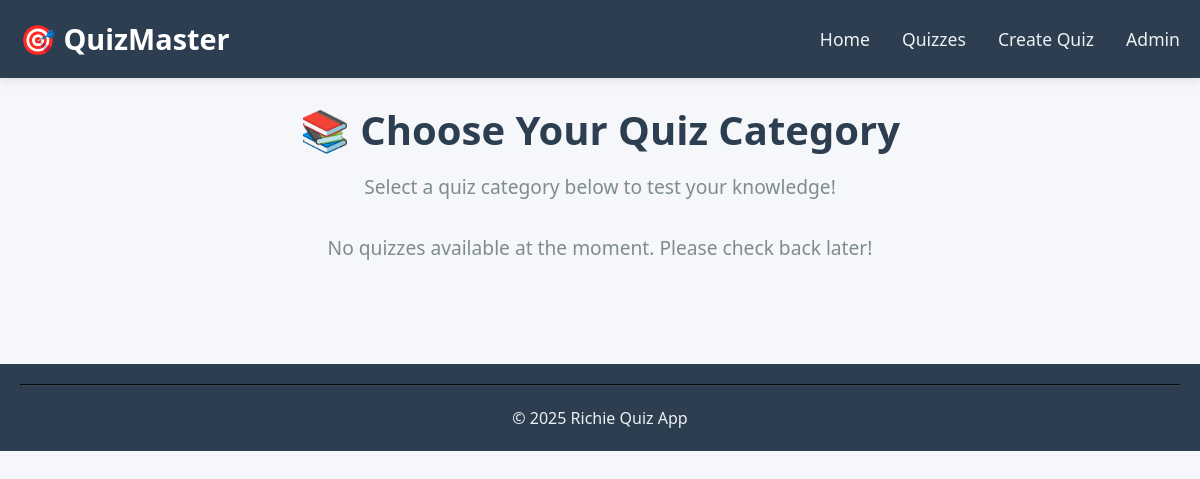
/start-quiz/, run on an earlier commit of the app's database.
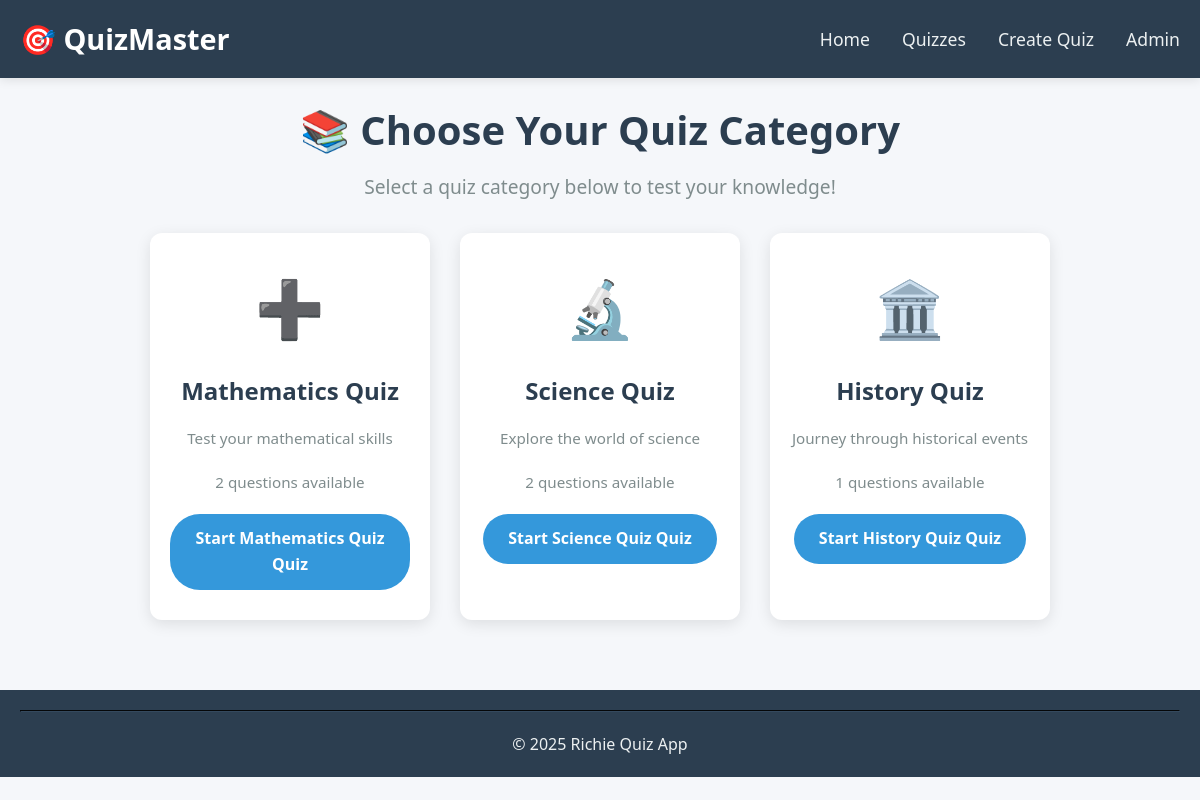
And on a later commit of the database.
### quiz/models.py (models this page shows, shortened)
class Quiz(models.Model):
    QUIZ_TYPES = [
        ('MATH', 'Math'),
        ('SCI', 'Science'),
        ('HIST', 'History'),
        ('TECH', 'Technology'),
    ]
    name = models.CharField(max_length=100)
    description = models.TextField(blank=True)
    quiz_type = models.CharField(
        max_length=10,
        choices=QUIZ_TYPES,
        default='MATH'
    )
    slug = models.SlugField(unique=True, blank=True)
    created_at = models.DateTimeField(auto_now_add=True)
    updated_at = models.DateTimeField(auto_now=True)

### quiz/views.py (the view)
# urls.py: path('start-quiz/', views.start_quiz, name='start-quiz'),
def start_quiz(request):
    quizzes = Quiz.objects.all()
    quiz_data = []
    for quiz in quizzes:
        count = quiz.questions.count()
        if count > 0:  # Only show quizzes that have questions
            quiz_data.append({
                'id': quiz.id,
                'name': quiz.name,
                'description': quiz.description,
                'quiz_type': quiz.quiz_type,
                'slug': quiz.slug,
                'count': count
            })
    return render(request, 'quiz/start-quiz.html', {'quiz_data': quiz_data})

### quiz/templates/quiz/start-quiz.html (shortened to what this page needs)
{% extends 'base.html' %}
{% load static %}
{% block content %}
<div class="quiz-selection-container">
  <h1>📚 Choose Your Quiz Category</h1>
  <p>Select a quiz category below to test your knowledge!</p>
  <div class="quiz-thumbnails">
    {% for quiz in quiz_data %}
    <div class="quiz-thumbnail">
      <div class="quiz-icon">
        {% if quiz.quiz_type == 'MATH' %}
        ➕
        {% elif quiz.quiz_type == 'SCI' %}
        🔬
        {% elif quiz.quiz_type == 'HIST' %}
        🏛️
        {% endif %}
      </div>
      <h3>{{ quiz.name }}</h3>
      <p>{{ quiz.description }}</p>
      <p>{{ quiz.count }} questions available</p>
      <a href="{% url 'quiz:quiz-detail' quiz.slug %}" class="btn-quiz-select">Start {{ quiz.name }} Quiz</a>
    </div>
    {% empty %}
    <p>No quizzes available at the moment. Please check back later!</p>
    {% endfor %}
  </div>
</div>
{% endblock %}

### templates/base.html (shortened to what this page needs)
{% load static %}
<!DOCTYPE html>
<html lang="en">
<head>
    <link rel="stylesheet" href="{% static 'css/style.css' %}">
</head>
<body>
    <header>
        <nav class="navbar">
            <div class="nav-container">
                <div class="nav-logo">
                    <a href="{% url 'quiz:home' %}">🎯 QuizMaster</a>
                </div>
                <ul class="nav-menu">
                    <li class="nav-item">
                        <a href="{% url 'quiz:home' %}" class="nav-link">Home</a>
                    </li>
                    <li class="nav-item">
                        <a href="{% url 'quiz:start-quiz' %}" class="nav-link">Quizzes</a>
                    </li>
                    <li class="nav-item">
                        <a href="{% url 'quiz:create-quiz' %}" class="nav-link">Create Quiz</a>
                    </li>
                    <li class="nav-item">
                        <a href="/admin/" class="nav-link">Admin</a>
                    </li>
                </ul>
            </div>
        </nav>
    </header>
    <main>
        {% block content %}{% endblock %}
    </main>
    <footer>
        <hr>
        <p>&copy; 2025 Richie Quiz App</p>
    </footer>
</body>
</html>

### static/css/style.css (style rules this page uses)
* { margin: 0; padding: 0; box-sizing: border-box; }
body { font-family: 'Segoe UI', Tahoma, Geneva, Verdana, sans-serif; background-color: #f5f7fa; color: #333; line-height: 1.6; }
.navbar { background-color: #2c3e50; padding: 1rem 0; box-shadow: 0 2px 10px rgba(0, 0, 0, 0.1); }
.nav-container { max-width: 1200px; margin: 0 auto; display: flex; justify-content: space-between; align-items: center; padding: 0 20px; }
.nav-logo a { color: #fff; font-size: 1.8rem; font-weight: bold; text-decoration: none; }
.nav-menu { display: flex; list-style: none; }
.nav-item { margin-left: 2rem; }
.nav-link { color: #ecf0f1; text-decoration: none; font-size: 1.1rem; transition: color 0.3s; }
.quiz-selection-container { text-align: center; padding: 20px; max-width: 1200px; margin: 0 auto; }
.quiz-selection-container h1 { color: #2c3e50; margin-bottom: 10px; font-size: 2.5rem; }
.quiz-selection-container p { color: #7f8c8d; margin-bottom: 30px; font-size: 1.2rem; }
.quiz-thumbnails { display: flex; justify-content: center; flex-wrap: wrap; gap: 30px; margin-top: 20px; }
.quiz-thumbnail { background: white; border-radius: 12px; box-shadow: 0 4px 15px rgba(0, 0, 0, 0.1); padding: 30px 20px; width: 280px; text-align: center; transition: all 0.3s; }
.quiz-icon { font-size: 3.5em; margin-bottom: 20px; }
.quiz-thumbnail h3 { color: #2c3e50; margin-bottom: 15px; font-size: 1.5rem; }
.quiz-thumbnail p { color: #7f8c8d; margin-bottom: 20px; font-size: 0.95em; }
.btn-quiz-select { padding: 12px 25px; background-color: #3498db; color: white; text-decoration: none; border-radius: 30px; font-weight: bold; transition: all 0.3s; display: inline-block; font-size: 1rem; }
footer { text-align: center; padding: 20px; background-color: #2c3e50; color: #ecf0f1; margin-top: 50px; }
footer hr { max-width: 1200px; margin: 0 auto 20px; border-color: #34495e; }

What changed in the data, as far as the page shows it:
added Quiz: quiz_type "MATH" (drawn), name "Mathematics Quiz", description "Test your mathematical skills", name "Mathematics Quiz"
added Quiz: quiz_type "SCI" (drawn), name "Science Quiz", description "Explore the world of science", name "Science Quiz"
added Quiz: quiz_type "HIST" (drawn), name "History Quiz", description "Journey through historical events", name "History Quiz"
Also different on the page:
new list line: "2 questions available Start Quiz"
new list line: "1 questions available Start Quiz"
text no longer shown: "No quizzes available at the moment. Please check back later!"
